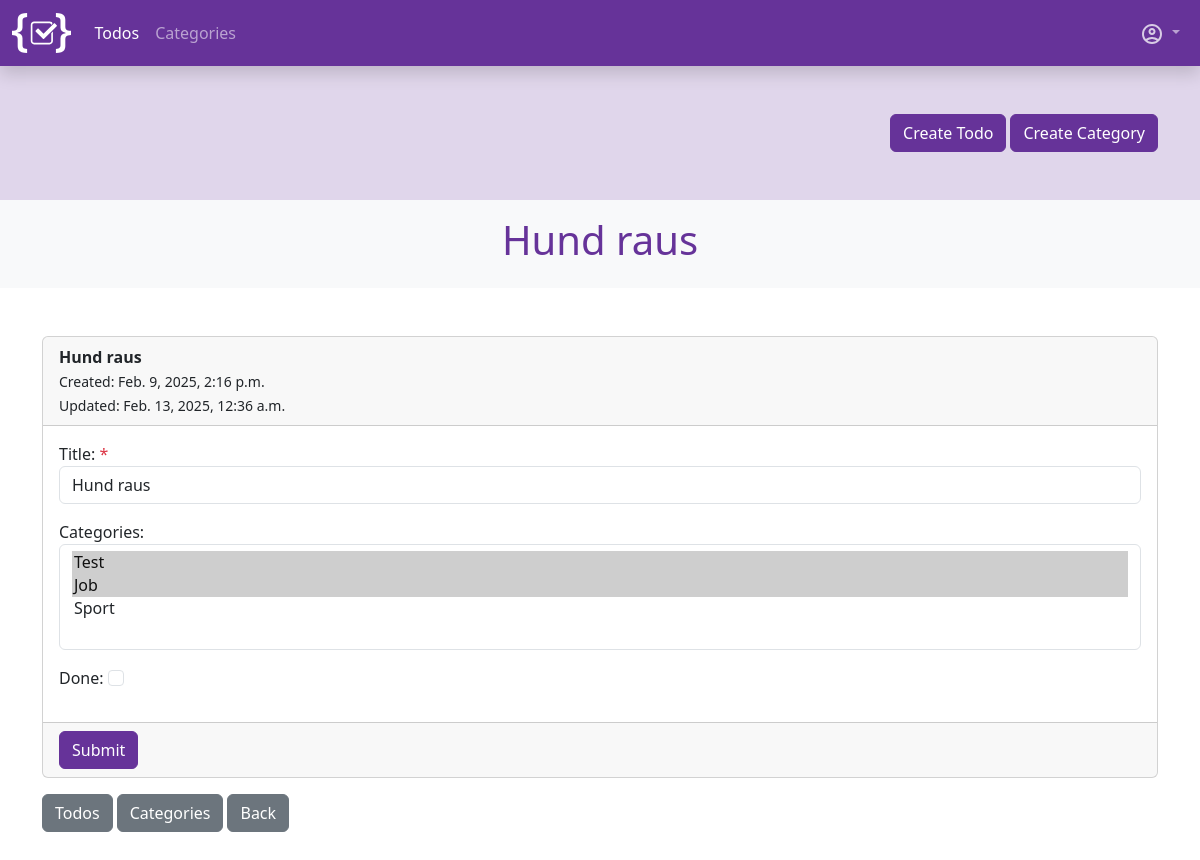
/app-todos/todo/update/3/ (signed in), run on an earlier commit of the app's database.
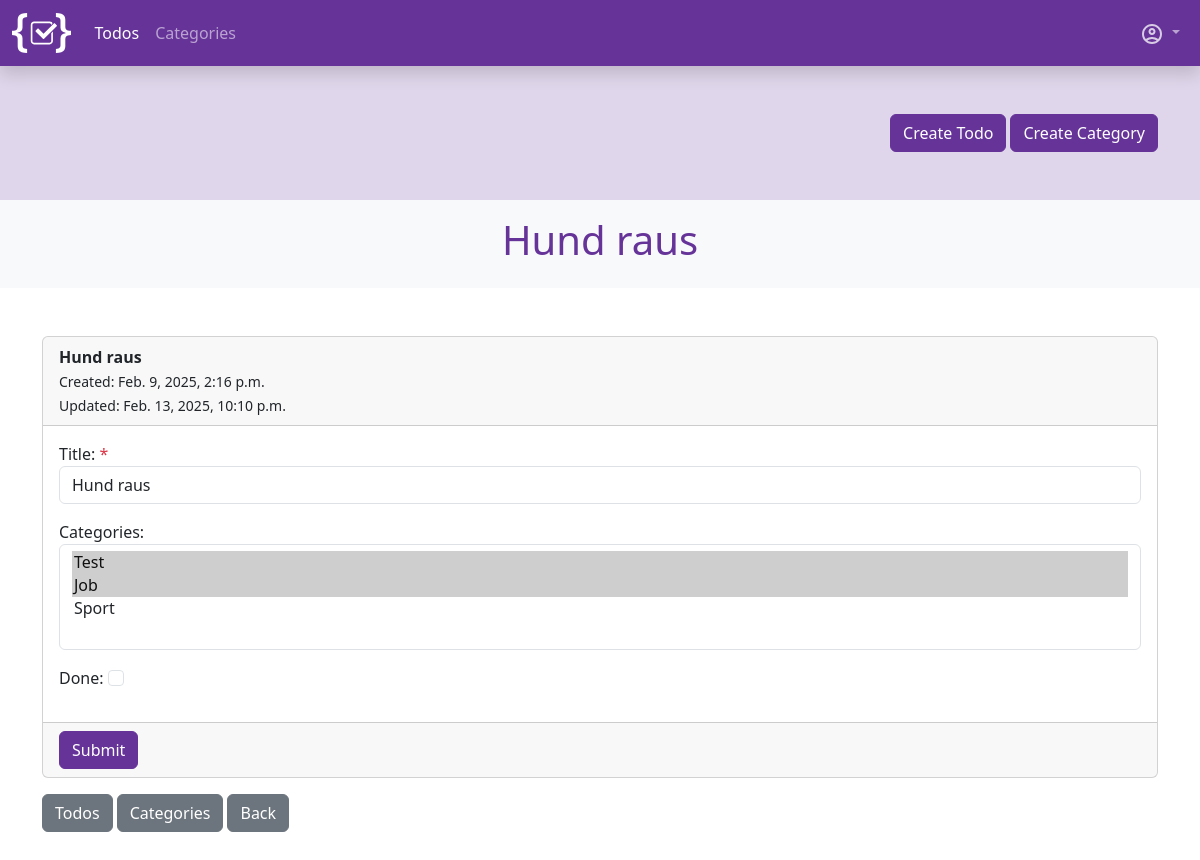
And on a later commit of the database.
### todo_app/models.py (models this page shows, shortened)
class Todo(models.Model):
    user = models.ForeignKey(User, on_delete=models.CASCADE, verbose_name=_("User"))
    title = models.CharField(max_length=150, verbose_name=_("title"))
    content = tinymce_models.HTMLField(verbose_name=_("Content"))
    categories = models.ManyToManyField(Category, blank=True, related_name="todos", verbose_name=_("Categories"))
    done = models.BooleanField(default=False, verbose_name=_("Done"))
    created = models.DateTimeField(auto_now_add=True, verbose_name=_("Created"))
    updated = models.DateTimeField(auto_now=True, verbose_name=_("Updated"))
    class Meta:
        ordering = [
            "done",
            "-updated"
        ]
        verbose_name = _("Todo")
        verbose_name_plural = _("Todos")

### todo_app/views.py (the view)
# urls.py: path("todo/update/<int:pk>/", views.TodoUpdateView.as_view(), name="todo_update"),
class TodoUpdateView(LoginRequiredMixin, UpdateView):
    model = Todo
    form_class = TodoForm
    success_url = reverse_lazy("todo_app:todo_index")
    def get_initial(self):
        initial = super().get_initial()
        initial.update({
            "user": self.request.user
        })
        return initial
    def get_form_kwargs(self):
        fk = super().get_form_kwargs()
        fk["user"] = self.request.user
        return fk
    def get_context_data(self, **kwargs):
        ctx = super().get_context_data(**kwargs)
        print(self.get_object().title)
        ctx.update({
            "title": self.get_object().title,
            "meta_data": True
        })
        return ctx

### todo_app/forms.py (shortened to what this page needs)
class TodoForm(forms.ModelForm):
    def __init__(self, *args, **kwargs):
        user = kwargs.pop("user")
        super().__init__(*args, **kwargs)
        self.fields["categories"].queryset = Category.objects.filter(user=user)
    class Meta:
        model = Todo
        fields = "__all__"
        exclude = [
            "user"
        ]
        widgets = {
            "title": forms.TextInput(attrs={"class": "form-control"}),
            "content": TinyMCE(attrs={"cols": 80, "rows": 30, "class": "form-control"}),
            "categories": forms.SelectMultiple(attrs={"class": "form-select multiple"}),
            "done": forms.CheckboxInput(attrs={"class": "form-check-input"})
        }

### todo_app/models.py (called while the page is built)
    def __str__(self):
        return self.name

### todo_app/templatetags/todo_tags.py (called while the page is built)
@register.simple_tag
def active_site(path, name):
    print(path)
    path_splitted = path.split("/")
    print(path_splitted)
    path_compare = path_splitted[2]
    if name in path_compare:
        return "active"

### todo_app/templates/todo_app/todo_form.html (shortened to what this page needs)
{% extends "base.html" %}
{% load i18n %}
{% block header %}
    {% include "./partials/_heading.html" with title=title %}
{% endblock %}
{% block content %}
    <form  method="post">
        <div class="card">
            <div class="card-header">
                <strong>
                    {{ title }}
                </strong>
                {% if meta_data %}
                    <div class="meta-data">
                        <small>
                            {% trans "Created" %}: <time datetime="{{ todo.created }}">{{ todo.created }}</time>
                        </small>
                        <br>
                        <small>
                            {% trans "Updated" %}: <time datetime="{{ todo.updated }}">{{ todo.updated }}</time>
                        </small>
                    </div>
                {% endif %}
            </div>
            <div class="card-body">
                {% for field in form %}
                    <div class="mb-3">
                        {{ field.label_tag }}
                        {% if field.field.required %}
                            <span class="text-danger">*</span>
                        {% endif %}
                        {{ field }}
                    </div>
                {% endfor %}
            </div>
            <div class="card-footer">
                <div class="d-flex gap-1">
                    <button class="btn btn-primary">{% trans "Submit" %}</button>
                </div>
            </div>
        </div>
    </form>
    <div class="mt-3">
        {% include "./partials/_back-link-meta.html" %}
    </div>
{% endblock %}

### todo_app/templates/todo_app/partials/_heading.html
<div class="bg-light py-3">
    <div class="container d-flex justify-content-center">
        <h1 class="text-primary">{{ title }}</h1>
    </div>
</div>

What changed in the data, as far as the page shows it:
changed Todo "Hund raus": updated "Feb. 13, 2025, 12:36 a.m." → "Feb. 13, 2025, 10:10 p.m."
